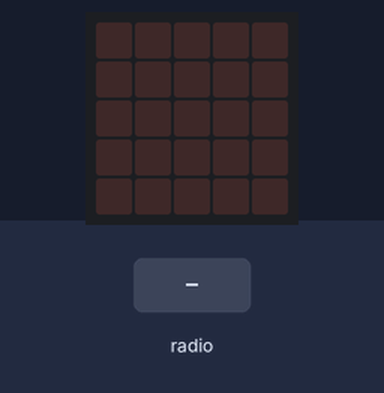
This program was run on a simulated BBC micro:bit running MicroPython. Shown: the board's 5×5 LED display. The test bench sets the inputs (shaded band).

Above: at 1.2 s.
1.3 s: radio message "L" arrives
At 1.7 s:
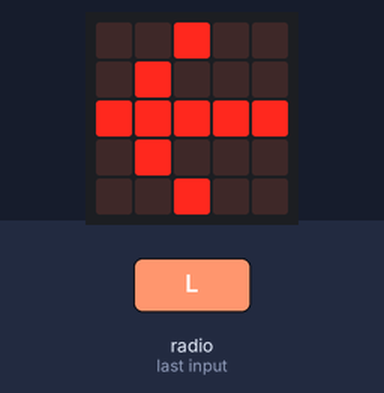
Timing chart, 0 to 4.3 s (numbered marks = the images above; inputs shaded):
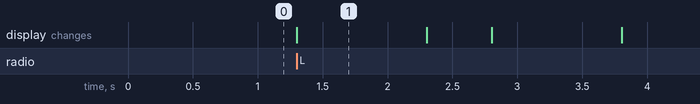

The program:

bicikl_prijem_L.py
```python
from microbit import *
import radio

radio.on()

while True:
    svrti = radio.receive()
    if svrti is not None:
        if svrti == "L":
            for i in range(4):
                display.show(Image.ARROW_W)
                sleep(1000)
                display.clear()
                sleep(500)
```

Measured:
- after the input at 1.3 s, the display: changes at once (image 1)
- what the display in image 1 shows lasts 1.0 s, from 1.3 s to 2.3 s
